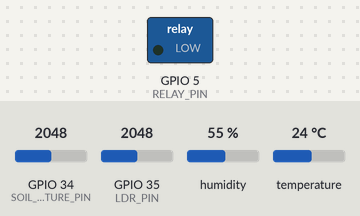
A sketch run on a simulated ESP32. On the bench: switched loads named in the sketch (green lamp = pin HIGH). The inputs (shaded band) are chosen by the test bench; at power-on: temperature 24 °C, GPIO 34 (SOIL_MOISTURE_PIN) = 2048, GPIO 35 (LDR_PIN) = 2048, humidity 55 %. WiFi joins after 1.5 s; servers stay silent unless stated; network time is answered at once with the bench clock; the local clock reads 2024-03-15 10:24:30 at power-on unless the sketch sets it; what the sketch prints to the serial monitor is not drawn.

Above: at 2.7 s.
2.8 s: temperature set to 27 °C
13.6 s: temperature set to 30 °C
At 24.6 s:
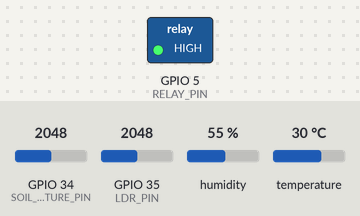
24.9 s: temperature set to 12 °C
At 35.2 s:
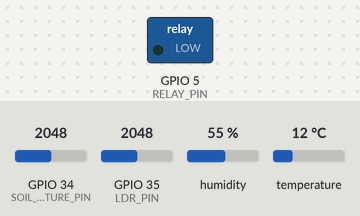
35.8 s: temperature set to 33 °C
At 45.7 s:
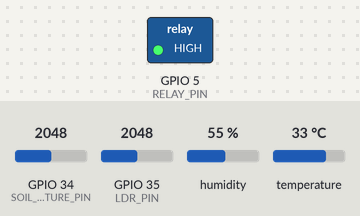
Timing chart, 0 to 47.2 s (numbered marks = the images above; inputs shaded):
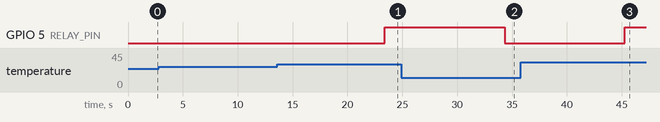

The sketch:

finalProject_editing.ino
```cpp
#include <Arduino.h>
#include <WiFi.h>
#include <Firebase_ESP_Client.h>
#include <DHT.h>
#include <NTPClient.h>
#include <WiFiUdp.h>
#include <addons/TokenHelper.h>
#include <addons/RTDBHelper.h>
#include <TimeLib.h>//later added

// --------------------- Firebase Credentials ---------------------
#define API_KEY "AIzaSyBc-v9DXJBOTRBK_ef7kKbx-K1Iuzaqm0w"
#define DATABASE_URL "https://plnat-growth-default-rtdb.asia-southeast1.firebasedatabase.app/"
#define USER_EMAIL "kavindakiridena@gmail.com"
#define USER_PASSWORD "123456"

// --------------------- WiFi Credentials -------------------------
#define WIFI_SSID "Aaa"
#define WIFI_PASSWORD "123@xyzabc"

// --------------------- Pin Definitions --------------------------
#define DHTPIN 4                 // GPIO4
#define DHTTYPE DHT11
#define RELAY_PIN 5             // GPIO5
#define SOIL_MOISTURE_PIN 34    // GPIO34 (Analog)
#define LDR_PIN 35              // GPIO35 (Analog)

// --------------------- Global Objects ---------------------------
DHT dht(DHTPIN, DHTTYPE);
WiFiUDP ntpUDP;
// GMT+5:30 for Sri Lanka (19800 seconds offset)
NTPClient timeClient(ntpUDP, "pool.ntp.org", 19800, 60000);

FirebaseData fbdo;
FirebaseAuth auth;
FirebaseConfig config;

// --------------------- Get Formatted Time -----------------------
String getFormattedTime()//later added
{
  timeClient.update();
  time_t rawTime = timeClient.getEpochTime();
  struct tm *timeinfo = localtime(&rawTime);

  char buffer[25];
  sprintf(buffer, "%04d-%02d-%02d %02d:%02d:%02d",
          timeinfo->tm_year + 1900,
          timeinfo->tm_mon + 1,
          timeinfo->tm_mday,
          timeinfo->tm_hour,
          timeinfo->tm_min,
          timeinfo->tm_sec);
  return String(buffer);
}

// --------------------- Setup Function ---------------------------
void setup() {
  Serial.begin(115200);
  dht.begin();

  pinMode(RELAY_PIN, OUTPUT);
  digitalWrite(RELAY_PIN, LOW);  // Water tap OFF initially

  WiFi.begin(WIFI_SSID, WIFI_PASSWORD);
  Serial.print("Connecting to Wi-Fi");
  while (WiFi.status() != WL_CONNECTED) {
    Serial.print(".");
    delay(500);
  }
  Serial.println("\n✅ Successfully connected to WiFi!");

  // Initialize NTP client
  timeClient.begin();
  Serial.println("Waiting for NTP time sync...");
  while (!timeClient.update())
  {
    timeClient.forceUpdate();
    delay(100);
  }
  Serial.println("Time synchronized");

  config.api_key = API_KEY;
  config.database_url = DATABASE_URL;
  auth.user.email = USER_EMAIL;
  auth.user.password = USER_PASSWORD;

  Firebase.begin(&config, &auth);
  Firebase.reconnectWiFi(true);
}

// --------------------- Main Loop --------------------------------
void loop() {
  float temperature = dht.readTemperature();
  float humidity = dht.readHumidity();
  int moisture = analogRead(SOIL_MOISTURE_PIN);
  int light = analogRead(LDR_PIN);
  String currentTime = getFormattedTime();

  Serial.print("Temperature: ");
  Serial.println(temperature);
  Serial.print("Humidity: ");
  Serial.println(humidity);
  Serial.print("Moisture: ");
  Serial.println(moisture);
  Serial.print("Light: ");
  Serial.println(light);
  Serial.print("Time: ");
  Serial.println(currentTime);

  bool tapStatus = false;
  if (temperature > 28.0) {
    digitalWrite(RELAY_PIN, HIGH);
    tapStatus = true;
    Serial.println("Water tap turned ON");
  } else {
    digitalWrite(RELAY_PIN, LOW);
    tapStatus = false;
    Serial.println("Water tap OFF");
  }

  // Send data to Firebase
  if (Firebase.ready()) {
    bool success = true;
    success &= Firebase.RTDB.setFloat(&fbdo, "weatherParameters/temp", temperature);
    success &= Firebase.RTDB.setFloat(&fbdo, "weatherParameters/humidity", humidity);
    success &= Firebase.RTDB.setInt(&fbdo, "weatherParameters/moisture", moisture);
    success &= Firebase.RTDB.setInt(&fbdo, "weatherParameters/light", light);
    success &= Firebase.RTDB.setBool(&fbdo, "weatherParameters/tap", tapStatus);
    success &= Firebase.RTDB.setString(&fbdo, "weatherParameters/time", currentTime);

    if (success) {
      Serial.println("✅ Data sent to Firebase!");
    } else {
      Serial.print("❌ Failed to send data: ");
      Serial.println(fbdo.errorReason());
    }
  }

  delay(10000); // Wait for 10 seconds before next reading
}
```

Measured:
- the behaviour switches between 28 and 29 °C on temperature (found by bisection; images 0 and 1)
- after the input at 2.8 s, every drawn part: stays the same
- after the input at 13.6 s, GPIO 5 (RELAY_PIN): LOW → HIGH after 9.8 s
- after the input at 24.9 s, GPIO 5 (RELAY_PIN): HIGH → LOW after 9.4 s
- after the input at 35.8 s, GPIO 5 (RELAY_PIN): LOW → HIGH after 9.5 s
